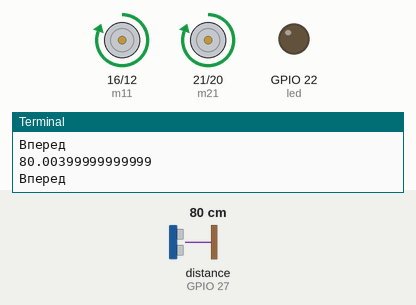
Recording of a program running on a simulated Raspberry Pi (BCM pin numbers). Shown: motor-driver pin pairs drawn as motors (green arrow = first pin HIGH = forward, orange = second pin HIGH = backward, longer = more drive), output pins drawn as LEDs (lit = HIGH), the last lines printed to the terminal. The inputs (shaded band) are chosen by the test bench; at power-on: distance to the obstacle (sensor on GPIO 27) 80 cm. The echo pulse lasts 58.3 µs per cm; the clock reads 2024-03-15 10:24:30 at power-on unless the program sets it; pins used as bus, display or sensor lines are not drawn.

Above: at 6.2 s.
6.3 s: distance to the obstacle (sensor on GPIO 27) set to 17 cm
8.2 s: distance to the obstacle (sensor on GPIO 27) set to 12 cm
At 10.5 s:
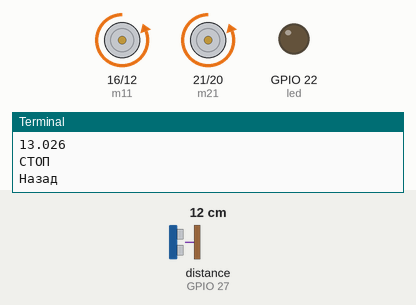
At 11.1 s:
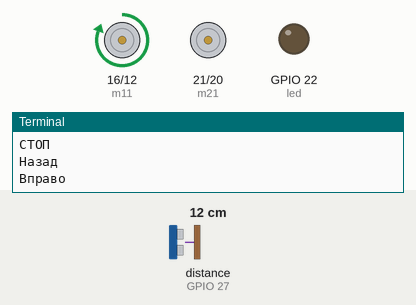
11.2 s: distance to the obstacle (sensor on GPIO 27) set to 18 cm
At 13.8 s:
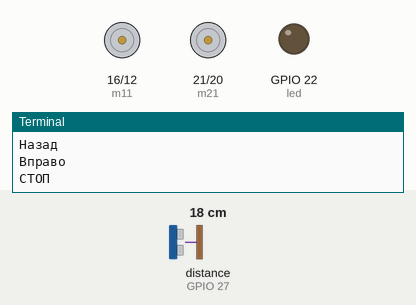
Timing chart, 0 to 15.6 s (numbered marks = the images above; inputs shaded):
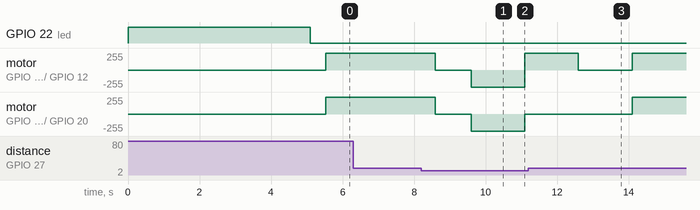

The program:

obstacle_detection.py
```python
import RPi.GPIO as GPIO         # подключение библиотеки для работы с контактами ввода/вывода
import time                     # подключение библиотеки для работы с задержками

GPIO.setwarnings(False)         # отключаем показ любых предупреждений
GPIO.setmode(GPIO.BCM)          # мы будем программировать контакты GPIO по их функциональным номерам (BCM)
TRIG = 17
ECHO = 27
led = 22
m11 = 16
m12 = 12
m21 = 21
m22 = 20
GPIO.setup(TRIG, GPIO.OUT)        # инициализируем GPIO TRIG в качестве цифрового выхода
GPIO.setup(ECHO, GPIO.IN)         # инициализируем GPIO ECHO в качестве цифрового входа
GPIO.setup(led, GPIO.OUT)
GPIO.setup(m11, GPIO.OUT)
GPIO.setup(m12, GPIO.OUT)
GPIO.setup(m21, GPIO.OUT)
GPIO.setup(m22, GPIO.OUT)
GPIO.output(led, 1)
time.sleep(5)

def stop():
    print("СТОП")
    GPIO.output(m11, 0)
    GPIO.output(m12, 0)
    GPIO.output(m21, 0)
    GPIO.output(m22, 0)

def forward():
    GPIO.output(m11, 1)
    GPIO.output(m12, 0)
    GPIO.output(m21, 1)
    GPIO.output(m22, 0)
    print("Вперед")

def back():
    GPIO.output(m11, 0)
    GPIO.output(m12, 1)
    GPIO.output(m21, 0)
    GPIO.output(m22, 1)
    print("Назад")

def left():
    GPIO.output(m11, 0)
    GPIO.output(m12, 0)
    GPIO.output(m21, 1)
    GPIO.output(m22, 0)
    print("Влево")

def right():
    GPIO.output(m11, 1)
    GPIO.output(m12, 0)
    GPIO.output(m21, 0)
    GPIO.output(m22, 0)
    print("Вправо")

stop()
count = 0

while True:
 i = 0
 avgDistance = 0

 for i in range(5):
  GPIO.output(TRIG, False)                   # устанавливаем на TRIG уровень LOW
  time.sleep(0.1)
  GPIO.output(TRIG, True)                    # устанавливаем на TRIG уровень HIGH
  time.sleep(0.00001)
  GPIO.output(TRIG, False)                   # устанавливаем на TRIG уровень LOW

  while GPIO.input(ECHO) == 0:               # проверяем что на ECHO уровень LOW
       GPIO.output(led, False)
  pulse_start = time.time()

  while GPIO.input(ECHO) == 1:               # проверяем что на ECHO уровень HIGH
       GPIO.output(led, False)
  pulse_end = time.time()
  pulse_duration = pulse_end - pulse_start   # время между передачей и приемом ультразвуковой волны
  distance = pulse_duration * 17150          # умножаем это время на 17150 (34300/2), чтобы рассчитать расстояние
  distance = round(distance, 2)              # округляем до двух точек после запятой
  avgDistance = avgDistance + distance
 avgDistance = avgDistance/5
 print(avgDistance)
 flag = 0

 if avgDistance < 15:                        # проверяем меньше ли 15 см расстояние до препятствия
    count = count+1
    stop()
    time.sleep(1)
    back()
    time.sleep(1.5)
    if (count % 3 == 1) & (flag == 0):
     right()
     flag = 1
    else:
     left()
     flag = 0
    time.sleep(1.5)
    stop()
    time.sleep(1)
 else:
    forward()
    flag = 0
```

Measured:
- the behaviour switches between 15 and 14 cm on distance to the obstacle (sensor on GPIO 27) (found by bisection; images 0 and 1)
- after the input at 8.2 s, motor on GPIO 16 (m11) / GPIO 12 (m12): forward 255/255 → stopped after 0.40 s, → backward 255/255 1.0 s later, → forward 255/255 1.5 s later; motor on GPIO 21 (m21) / GPIO 20 (m22): forward 255/255 → stopped after 0.40 s, → backward 255/255 1.0 s later, → stopped 1.5 s later
